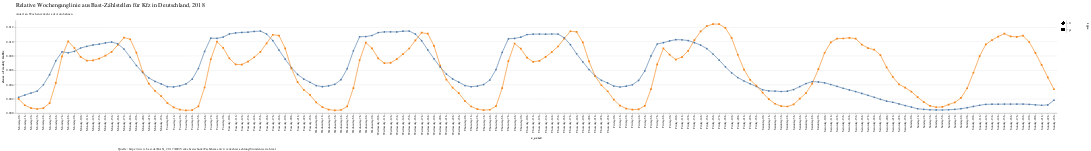

Source (notebook cell):
### Code cell
# adding Titel and Subtitle
title = alt.Chart(
    {"values": [{"text": "Relative Wochenganglinie aus Bast-Zählstellen für Kfz in Deutschland, 2018"}]}
).mark_text(size=20, align='left',strokeWidth=0,stroke='white').encode(
    text="text:N",
    x=alt.value(0)
)

subtitle = alt.Chart(
    {"values": [{"text": 'Anteil an Wochenverkehr auf Autobahnen'}]}
).mark_text(size=11, align='left').encode(
    text="text:N",
    x=alt.value(0),
)

quelle = alt.Chart(
    {"values": [{"text": 'Quelle: https://www.bast.de/BASt_2017/DE/Verkehrstechnik/Fachthemen/v2-verkehrszaehlung/Stundenwerte.html'}]}
).mark_text(size=11, align='left').encode(
    text="text:N",
    x=alt.value(330),
    y=alt.value(20)
)
  
fullchart_title= alt.vconcat(
    title,
    subtitle,
    full_ch,
    quelle
).configure_view(
    stroke=None
).configure_concat(
    spacing=10
)

fullchart_title

### Figure 1 — Vega-Lite specification as saved in the notebook (floating-point values rounded to 4 significant figures; data arrays with more than 128 entries replaced by an {"elided": "..."} marker saying what was removed)
{"config": {"view": {"continuousWidth": 400, "continuousHeight": 300, "stroke": null}, "concat": {"spacing": 10}}, "vconcat": [{"data": {"name": "data-8df5695c539f057cfc1103906a69cc39"}, "mark": {"type": "text", "align": "left", "size": 20, "stroke": "white", "strokeWidth": 0}, "encoding": {"text": {"type": "nominal", "field": "text"}, "x": {"value": 0}}}, {"data": {"name": "data-6d5527e3a296b1c3fdb4a66614920979"}, "mark": {"type": "text", "align": "left", "size": 11}, "encoding": {"text": {"type": "nominal", "field": "text"}, "x": {"value": 0}}}, {"hconcat": [{"mark": {"type": "line", "point": true}, "encoding": {"color": {"type": "nominal", "field": "type", "legend": null}, "shape": {"type": "ordinal", "field": "type", "legend": null}, "tooltip": [{"type": "quantitative", "field": "load_rel_week", "title": "Anteil an Wochenverkehr"}], "x": {"type": "ordinal", "field": "x_axis2", "sort": {"elided": "336 str values"}}, "y": {"type": "quantitative", "field": "load_rel_week", "title": "share of weekly traffic"}}, "selection": {"selector007": {"type": "interval", "bind": "scales", "encodings": ["x", "y"]}}, "transform": [{"filter": {"selection": "selector006"}}]}, {"mark": "point", "encoding": {"color": {"condition": {"value": "black", "selection": "selector006"}, "value": "lightgray"}, "shape": {"type": "ordinal", "field": "type", "legend": null}, "y": {"type": "nominal", "axis": {"orient": "right", "titleX": 65.0}, "field": "type", "title": "type"}}, "selection": {"selector006": {"type": "multi", "fields": ["type"]}}}], "data": {"name": "data-50440c8b9e3612fa4225f2f95f49bd7a"}}, {"data": {"name": "data-08dd7e4c3f762d6487b64c09f731c6ab"}, "mark": {"type": "text", "align": "left", "size": 11}, "encoding": {"text": {"type": "nominal", "field": "text"}, "x": {"value": 330}, "y": {"value": 20}}}], "$schema": "https://vega.github.io/schema/vega-lite/v4.0.2.json", "datasets": {"data-8df5695c539f057cfc1103906a69cc39": [{"text": "Relative Wochenganglinie aus Bast-Zählstellen für Kfz in Deutschland, 2018"}], "data-6d5527e3a296b1c3fdb4a66614920979": [{"text": "Anteil an Wochenverkehr auf Autobahnen"}], "data-50440c8b9e3612fa4225f2f95f49bd7a": {"elided": "336 records"}, "data-08dd7e4c3f762d6487b64c09f731c6ab": [{"text": "Quelle: https://www.bast.de/BASt_2017/DE/Verkehrstechnik/Fachthemen/v2-verkehrszaehlung/Stundenwerte.html"}]}}
